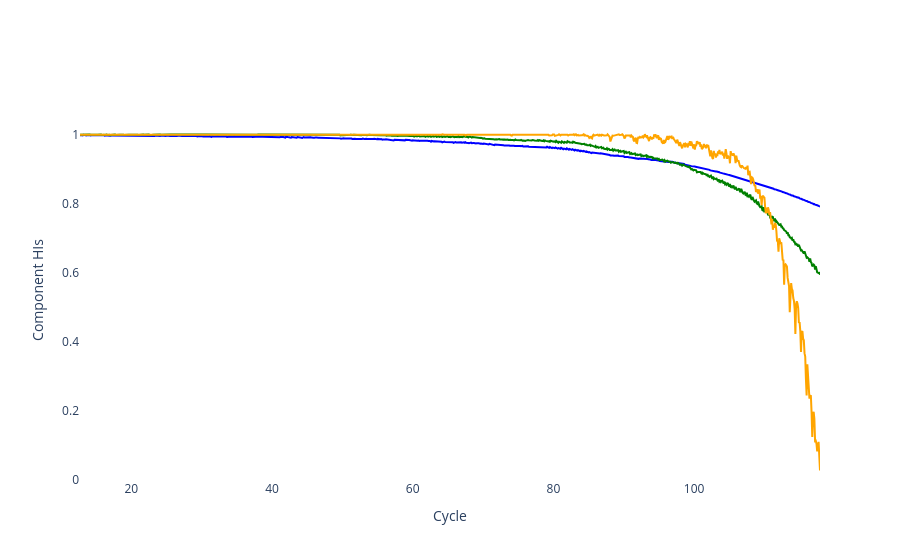

Write notebook code for a chart like this one.
### Code cell
drawId = 1
curTimeDraw = timeDraw[drawId]
hi1Draw = hiEnv1["Reac"][drawId]
hi2Draw = hiEnv1["Sep"][drawId]
hi3Draw = hiEnv1["Strip"][drawId]
hiSysDraw = hiEnv1["Sys"][drawId]

draw2DMultipleY(xCoor = curTimeDraw, yCoor = [hi1Draw, hi2Draw, hi3Draw], title = None, xLabel = "Cycle", yLabel = "Component HIs", color = ["blue", "green", "orange"], useLegend= False, yLim = [0,1.1])

draw2DMultipleY_plotly(xCoor = curTimeDraw, yCoor = [hi1Draw, hi2Draw, hi3Draw], title = None, xLabel = "Cycle", yLabel = "Component HIs", color = ["blue", "green", "orange"], useLegend= False, yLim = [0,1.1])

### Figure 1 — Plotly figure (JSON) as saved in the notebook; plotly's stock layout.template omitted (floating-point values rounded to 4 significant figures; data arrays with more than 128 entries replaced by an {"elided": "..."} marker saying what was removed)
{"data": [{"line": {"color": "blue"}, "mode": "lines", "type": "scatter", "x": {"elided": "1052 float values"}, "y": {"elided": "1052 float values"}}, {"line": {"color": "green"}, "mode": "lines", "type": "scatter", "x": {"elided": "1052 float values"}, "y": {"elided": "1052 float values"}}, {"line": {"color": "orange"}, "mode": "lines", "type": "scatter", "x": {"elided": "1052 float values"}, "y": {"elided": "1052 float values"}}], "layout": {"paper_bgcolor": "white", "plot_bgcolor": "white", "showlegend": false, "title": {}, "xaxis": {"title": {"text": "Cycle"}}, "yaxis": {"range": [0, 1.1], "title": {"text": "Component HIs"}}}}
